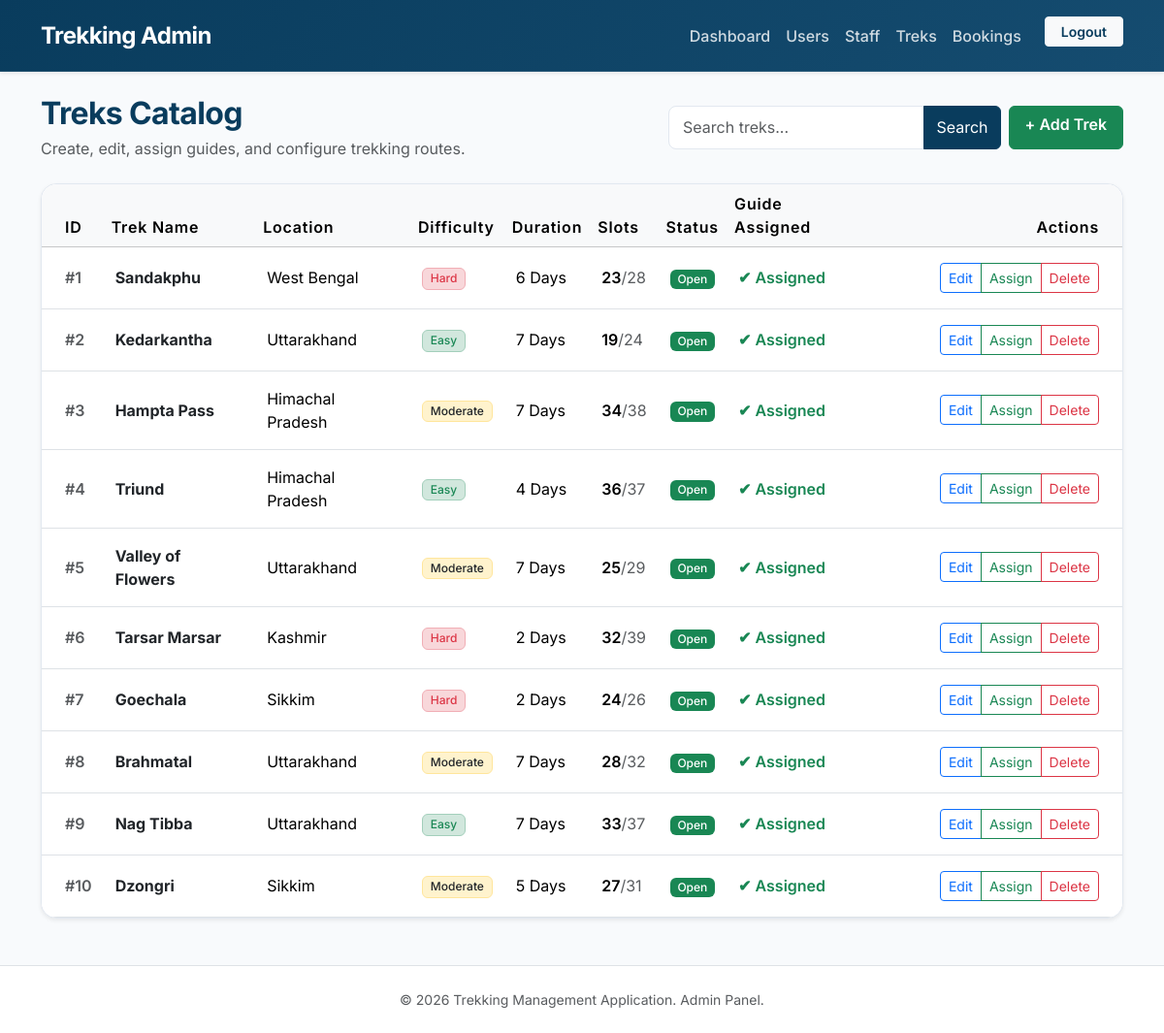
/admin/treks (signed in), run on an earlier commit of the app's database.
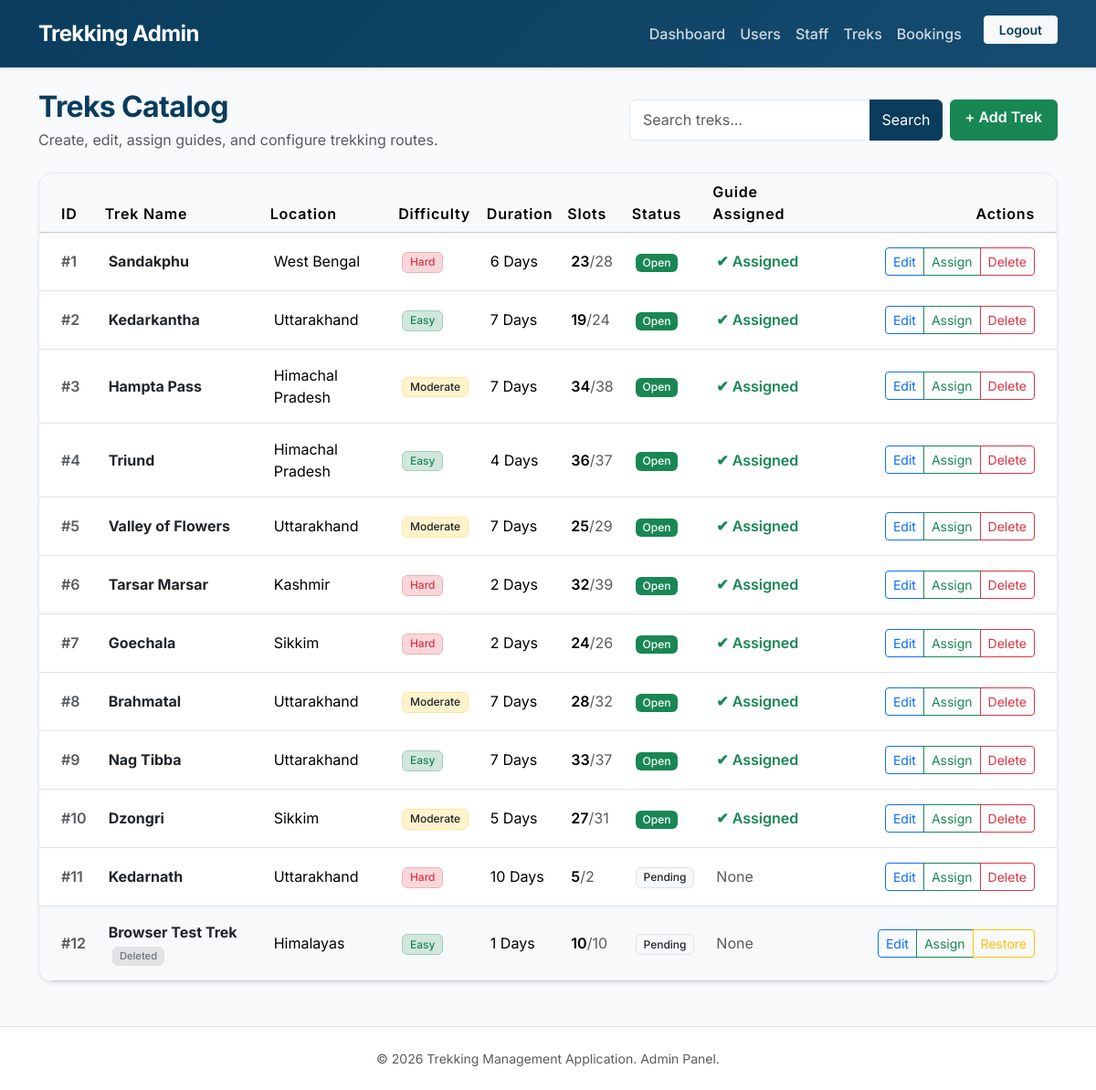
And on a later commit of the database.
### models.py (models this page shows, shortened)
class Trek(db.Model):
    __tablename__ = "trek"
    id = db.Column(db.Integer, primary_key=True)
    name = db.Column(db.String(100), nullable=False)
    location = db.Column(db.String(100), nullable=False)
    difficulty = db.Column(db.String(50), nullable=False)
    duration = db.Column(db.Integer, nullable=False)
    total_slots = db.Column(db.Integer, nullable=False)
    available_slots = db.Column(db.Integer, nullable=False)
    assigned_staff = db.Column(
        db.Integer,
        db.ForeignKey("user.id"),
        nullable=True
    )
    start_date = db.Column(db.Date)
    end_date = db.Column(db.Date)
    status = db.Column(db.String(20), default="Pending")
    is_deleted = db.Column(
        db.Boolean,
        default=False
    )
    description = db.Column(db.Text)
    bookings = db.relationship(
        "Booking",
        backref="trek",
        lazy=True
    )

### routes/admin.py (the view)
@admin.route("/treks")
@login_required
@admin_required
def treks():
    search = request.args.get("search", "")
    if search:
        treks = Trek.query.filter(
            Trek.name.contains(search)
        ).all()
    else:
        treks = Trek.query.all()
    return render_template(
        "admin/treks.html",
        treks=treks,
        search=search
    )

### app.py (called while the page is built)
@login_manager.user_loader
def load_user(user_id):
    return User.query.get(int(user_id))

### routes/admin.py (called while the page is built)
def admin_required(func):
    @wraps(func)
    def wrapper(*args, **kwargs):
        if not current_user.is_authenticated:
            return redirect(url_for("auth.login"))
        if current_user.role != "admin":
            flash("Access Denied!", "danger")
            return redirect(url_for("auth.login"))
        return func(*args, **kwargs)
    return wrapper

### templates/admin/treks.html (shortened to what the changed rows need)
{% extends "admin/base.html" %}
{% block content %}
<div class="row align-items-center mb-4">
    <div class="col-md-6">
        <h2 class="fw-bold mb-1" style="color: var(--primary); letter-spacing: -0.02em;">Treks Catalog</h2>
    </div>
</div>
<div class="card shadow-sm">
    <div class="table-responsive">
        <table class="table table-hover align-middle mb-0 bg-white">
            <thead class="table-light">
                <tr>
                    <th class="ps-4">ID</th>
                    <th>Trek Name</th>
                    <th>Location</th>
                    <th>Difficulty</th>
                    <th>Duration</th>
                    <th>Slots</th>
                    <th>Status</th>
                    <th>Guide Assigned</th>
                    <th class="text-end pe-4" width="260">Actions</th>
                </tr>
            </thead>
            <tbody>
            {% for trek in treks %}
                <tr class="{% if trek.is_deleted %}table-light text-muted{% endif %}">
                    <td class="ps-4 text-muted fw-semibold">#{{ trek.id }}</td>
                    <td class="fw-bold text-dark">
                        {{ trek.name }}
                        {% if trek.is_deleted %}
                            <span class="badge bg-secondary-subtle text-secondary border ms-1 small" style="font-size: 0.7em;">Deleted</span>
                        {% endif %}
                    </td>
                    <td>{{ trek.location }}</td>
                    <td>
                        {% if trek.difficulty == "Easy" %}
                            <span class="badge bg-success-subtle text-success border border-success-subtle">Easy</span>
                        {% elif trek.difficulty == "Moderate" %}
                            <span class="badge bg-warning-subtle text-warning border border-warning-subtle text-dark">Moderate</span>
                        {% else %}
                            <span class="badge bg-danger-subtle text-danger border border-danger-subtle">Hard</span>
                        {% endif %}
                    </td>
                    <td>{{ trek.duration }} Days</td>
                    <td>
                        <span class="fw-semibold">{{ trek.available_slots }}</span><span class="text-muted">/{{ trek.total_slots }}</span>
                    </td>
                    <td>
                        {% if trek.status == "Open" %}
                            <span class="badge bg-success text-white">Open</span>
                        {% elif trek.status == "Closed" %}
                            <span class="badge bg-secondary text-white">Closed</span>
                        {% elif trek.status == "Completed" %}
                            <span class="badge bg-info text-white">Completed</span>
                        {% else %}
                            <span class="badge bg-light text-dark border">{{ trek.status }}</span>
                        {% endif %}
                    </td>
                    <td>
                        {% if trek.assigned_staff %}
                            <span class="text-success fw-semibold">&#10004; Assigned</span>
                        {% else %}
                            <span class="text-muted italic">None</span>
                        {% endif %}
                    </td>
                    <td class="text-end pe-4">
                        <div class="btn-group btn-group-sm">
                            <a href="{{ url_for('admin.edit_trek', id=trek.id) }}" class="btn btn-outline-primary">
                                Edit
                            </a>
                            <a href="{{ url_for('admin.assign_staff', id=trek.id) }}" class="btn btn-outline-success">
                                Assign
                            </a>
                            {% if trek.is_deleted %}
                                <a href="{{ url_for('admin.restore_trek', id=trek.id) }}" class="btn btn-outline-warning">
                                    Restore
                                </a>
                            {% else %}
                                <a href="{{ url_for('admin.delete_trek', id=trek.id) }}" class="btn btn-outline-danger">
                                    Delete
                                </a>
                            {% endif %}
                        </div>
                    </td>
                </tr>
            {% else %}
                <tr>
                    <td colspan="9" class="text-center py-4 text-muted">
                        No trek records available.
                    </td>
                </tr>
            {% endfor %}
            </tbody>
        </table>
    </div>
</div>
{% endblock %}

What changed in the data, as far as the page shows it:
added Trek: id "11", name "Kedarnath", location "Uttarakhand", difficulty "Hard", duration "10", available_slots "5", total_slots "2", status "Pending", shows "None"
added Trek: id "12", name "Browser Test Trek", is_deleted "Deleted", location "Himalayas", difficulty "Easy", duration "1", available_slots "10", total_slots "10", status "Pending", shows "None"
